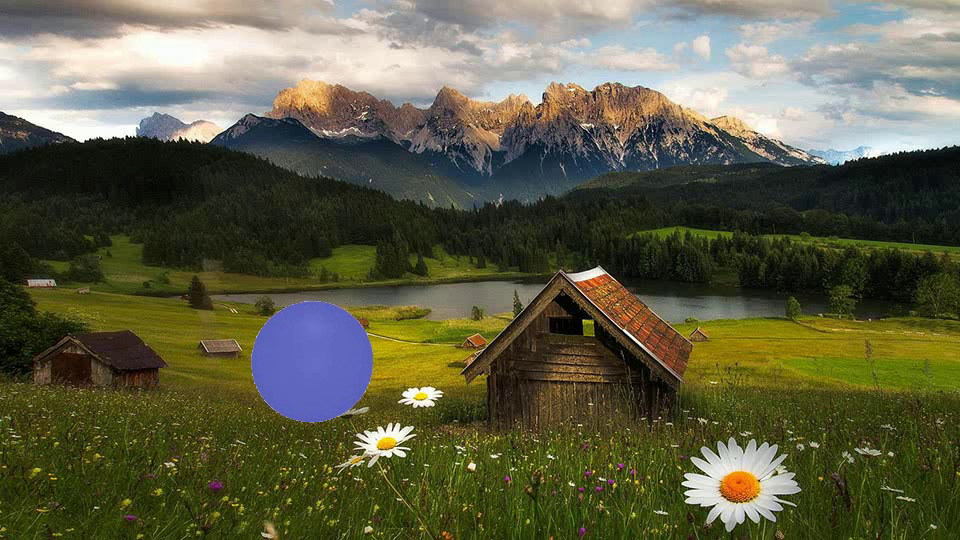
#> input picture frame 5 of day6/1.avi, 960 x 540 px
$ python '5 BackgroundSubtractorMOG.py'
#> lines starting #> are read from the running program, lines starting #| are printed output that depends on the picture; after the words box and inside, x2 and y2 are one past the last pixel; in counts of white or black regions, pixels touching at a corner belong together
# coding:utf-8

import cv2

cap = cv2.VideoCapture('1.avi')

fgbg = cv2.createBackgroundSubtractorMOG2()

while True:
    ret, frame = cap.read()
#> frame is the input picture: shape (540, 960, 3); mean B, G, R 69.8, 94.9, 95.2
    if ret:
        fgmask = fgbg.apply(frame)
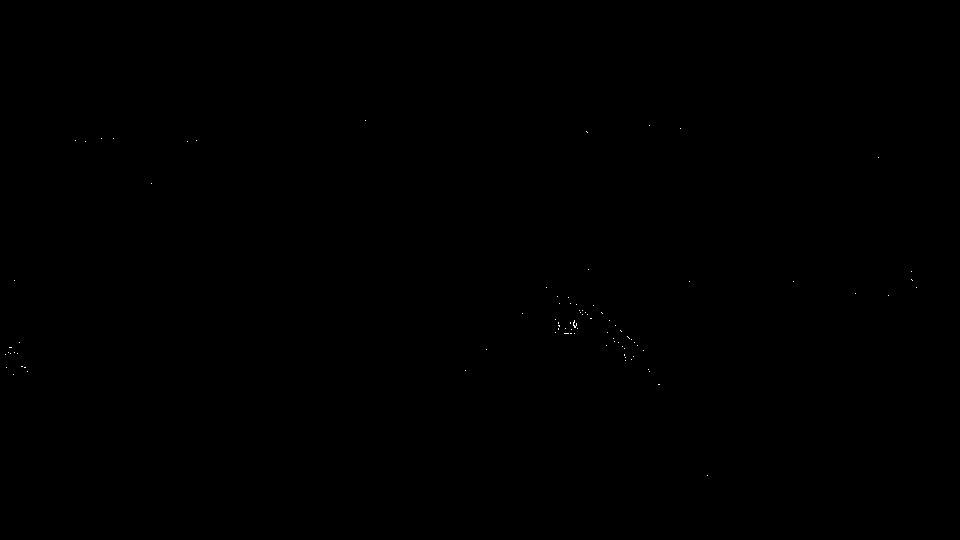
#> fgmask: shape (540, 960); values 127 (black) and 255 (white), 0.02% white in thin lines or dots, all inside (x1, y1, x2, y2) = (5, 120, 917, 476)

        cv2.imshow('frame', fgmask)
        k = cv2.waitKey(60) & 0xff
#> (key Esc is pressed here)
        if k == 27:
            break
    else:
        cv2.waitKey(0)
        break

cap.release()
cv2.destroyAllWindows()
